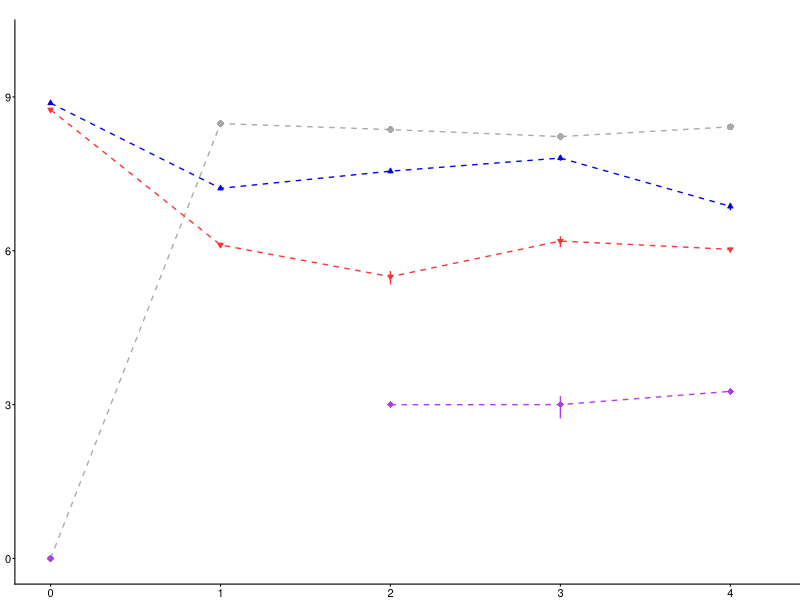
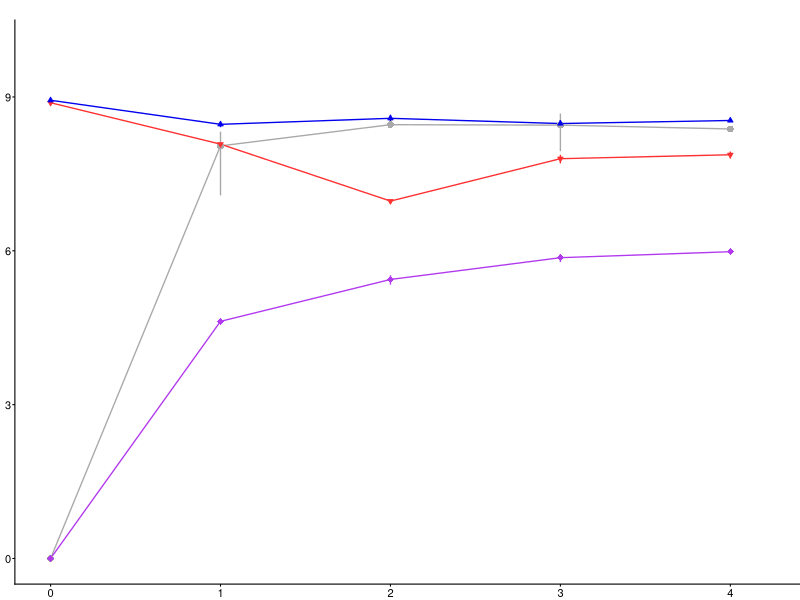
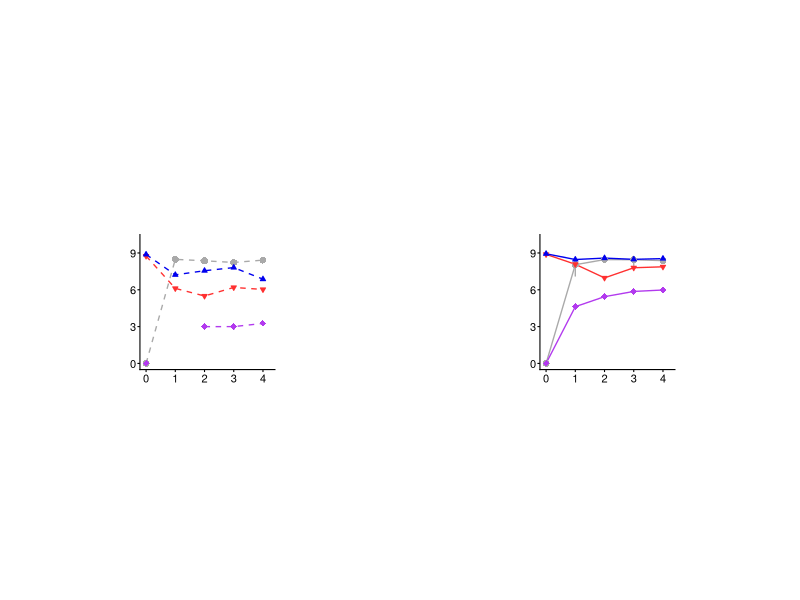
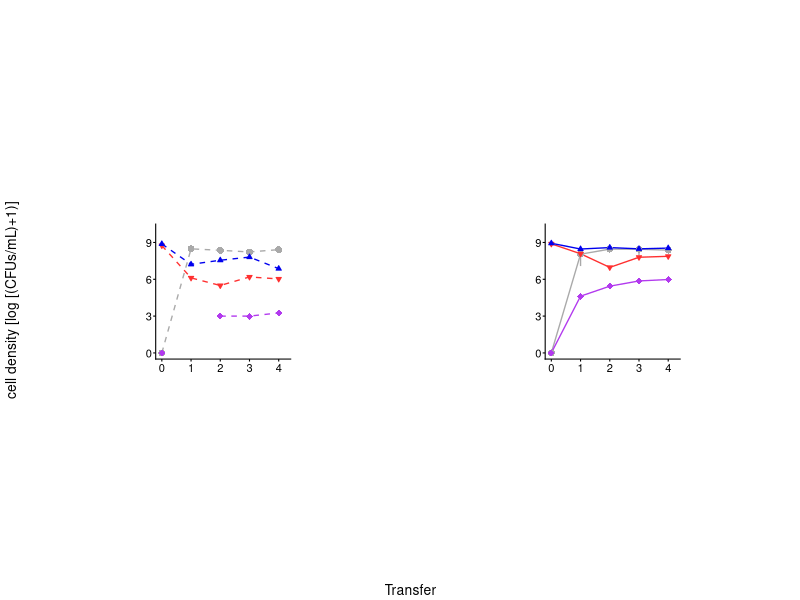

The R script that drew these images, in order:
library(tidyverse)
library(cowplot)
library(lattice)
library(gridExtra)
library(grid)
library(egg)
theme_set(theme_cowplot())

#########################
#FigureS7########
#####################

###Ancestor###

dat <- read.csv("FigS7_Mix5.csv")

dat <- dat %>%
  select(-Mixture, -CFUs) %>%
  group_by(Host, Antibiotic, Day) %>%
  summarise(N = n(),
            CFUs = mean(CFUs_sub),
            SD = sd(CFUs_sub),
            SE = SD/sqrt(N))
levels(dat$Antibiotic)

colors_light <- c('darkgrey', 'firebrick1', 'blue2', 'darkorchid2')

p1 <- ggplot(dat %>% filter(Host=='Ecoli'),
             aes(x=Day, y=CFUs, color=Antibiotic)) + 
  geom_line(linetype = "dashed", size = 0.4668623442372146) +
  geom_errorbar(aes(ymin=CFUs-SE, ymax=CFUs+SE), width=0, size = 0.4668623442372146) +
  geom_point(aes(shape=Antibiotic, color=Antibiotic, fill=Antibiotic, size=Antibiotic)) +
  scale_color_manual(values=colors_light) +
  scale_fill_manual(values=colors_light)+
  scale_size_manual(values=c(2,1,1,2))+
  scale_shape_manual(values=c(16,25,24,18)) +
  scale_y_log10(limits=c(1e0, 1e10),
                breaks=10^seq(0, 9, by=3),
                labels=seq(0, 9, by=3)) +
  scale_x_continuous(limits = c(0,4.2)) +
  theme(legend.position="none") +
  theme(axis.title.x=element_blank()) +
  theme(axis.title.y=element_blank()) +
  theme(axis.line.y = element_line(size = 0.3734899)) +
  theme(axis.line.x = element_line(size = 0.3734899)) +
  theme(axis.ticks = element_line(size = 0.3734899))+
  theme(axis.text.x = element_text(margin=margin(1,0,0,0,"pt")),
        axis.text.y = element_text(margin=margin(0,1,0,0,"pt")))+
  theme(axis.ticks.length=unit(.025, "in"))+
  theme(plot.margin = margin(.2, 0, 0, .05, "in"))+
  expand_limits(x = 0, y = 0) +
  theme(axis.text = element_text(size = 8))

p1


###Evolved###

dat1 <- read.csv("FigS7_Mix7.csv")

dat1 <- dat1 %>%
  select(-Mixture, -CFUs) %>%
  group_by(Host, Antibiotic, Day) %>%
  summarise(N = n(),
            CFUs = mean(CFUs_sub),
            SD = sd(CFUs_sub),
            SE = SD/sqrt(N))

colors_dark <- c('darkgrey', 'firebrick1', 'blue2', 'darkorchid2')

p4 <- ggplot(dat1 %>% filter(Host=='Ecoli'),
             aes(x=Day, y=CFUs, color=Antibiotic)) + 
  geom_line(size = 0.4668623442372146) +
  geom_errorbar(aes(ymin=CFUs-SE, ymax=CFUs+SE), width=0, size = 0.4668623442372146) +
  geom_point(aes(shape=Antibiotic, color=Antibiotic, fill=Antibiotic, size=Antibiotic)) +
  scale_color_manual(values=colors_light) +
  scale_fill_manual(values=colors_light)+
  scale_size_manual(values=c(2,1,1,2))+
  scale_shape_manual(values=c(16,25,24,18)) +
  scale_y_log10(limits=c(1e0, 1e10),
                breaks=10^seq(0, 9, by=3),
                labels=seq(0, 9, by=3)) +
  scale_x_continuous(limits = c(0,4.2)) +
  theme(legend.position="none") +
  theme(axis.title.x=element_blank()) +
  theme(axis.title.y=element_blank()) +
  theme(axis.line.y = element_line(size = 0.3734899)) +
  theme(axis.line.x = element_line(size = 0.3734899)) +
  theme(axis.ticks = element_line(size = 0.3734899))+
  theme(axis.text.x = element_text(margin=margin(1,0,0,0,"pt")),
        axis.text.y = element_text(margin=margin(0,1,0,0,"pt")))+
  theme(axis.ticks.length=unit(.025, "in"))+
  theme(plot.margin = margin(.2, 0, 0, .05, "in"))+
  expand_limits(x = 0, y = 0) +
  theme(axis.text = element_text(size = 8))

p4

Figp1_fixed <- set_panel_size(p1, width  = unit(1.35, "in"), height = unit(1.35, "in"))
Figp4_fixed <- set_panel_size(p4, width  = unit(1.35, "in"), height = unit(1.35, "in"))

FigureS7_main <- plot_grid(Figp1_fixed, Figp4_fixed,
                          ncol = 2, align = "v")

FigureS7_main

#create common x and y labels

y.grob <- textGrob("cell density [log [(CFUs/mL)+1)]",
                   gp=gpar(fontsize=10), rot=90)

x.grob <- textGrob("Transfer", 
                   gp=gpar(fontsize=10))

#add common axis to plot

FigureS7 <- grid.arrange(arrangeGrob(FigureS7_main, left = y.grob, bottom = x.grob))

save_plot("FigureS7_parts.pdf", plot = FigureS7, base_width = 3.45, base_height = 1.85)
